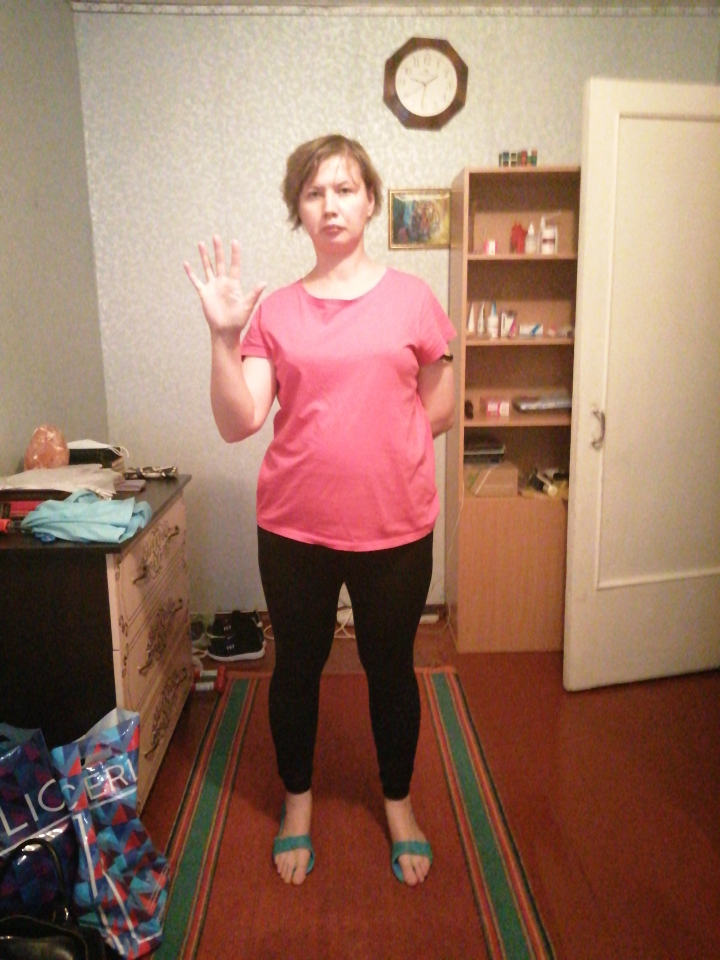
#> input picture 00c601ff-0b34-4500-8710-8d367ceabcc7.jpg, 1440 x 1920 px (shown at 1/2 size)
$ python test_color.py
#> lines starting #> are read from the running program, lines starting #| are printed output that depends on the picture
import cv2, numpy as np

img = cv2.imread("00c601ff-0b34-4500-8710-8d367ceabcc7.jpg")  # BGR
#> img is the input picture: shape (1920, 1440, 3); mean B, G, R 99.5, 116.6, 153.2

# Version A: feed as BGR
img_bgr = cv2.resize(img, (320, 240))
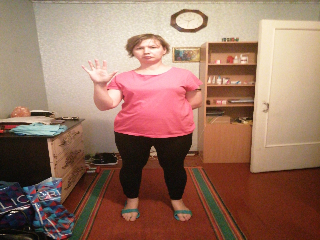
#> img_bgr: shape (240, 320, 3); mean B, G, R 99.5, 116.6, 153.2
img_bgr = (img_bgr.astype(np.float32) - 127) / 128

# Version B: feed as RGB
img_rgb = cv2.cvtColor(img, cv2.COLOR_BGR2RGB)
img_rgb = cv2.resize(img_rgb, (320, 240))
#> img_rgb: shape (240, 320, 3)
img_rgb = (img_rgb.astype(np.float32) - 127) / 128

# Run both through your .pth model, compare confidences
